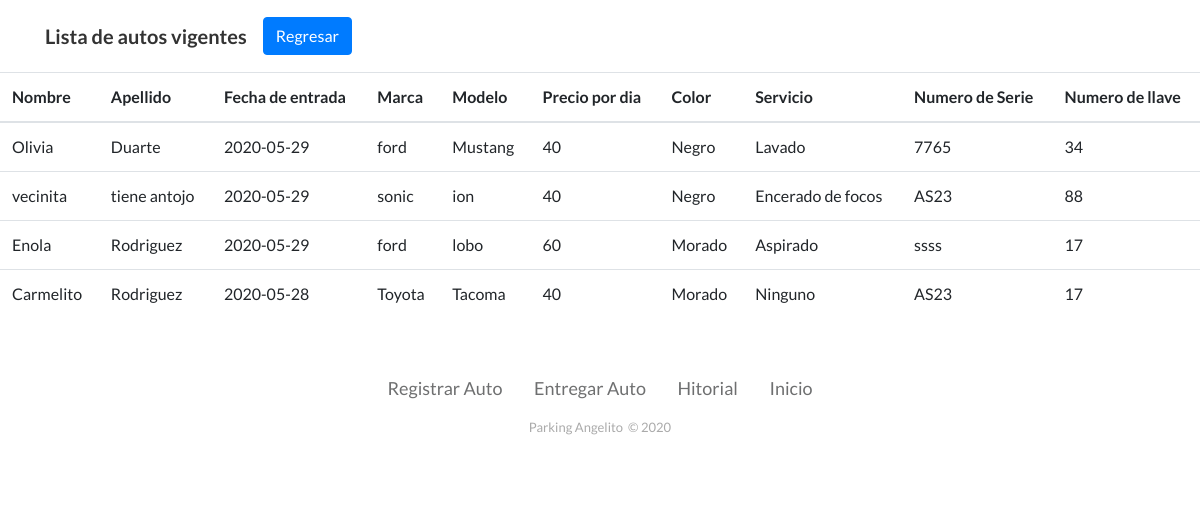
The page /lista_de_autos.php on the database its author committed.
### tables this page shows
CREATE TABLE `cliente` (
  `Cliente_ID` int(11) NOT NULL,
  `Nombre` varchar(50) NOT NULL,
  `Apellido` varchar(50) NOT NULL,
  `Fecha_in` date NOT NULL,
  `marca` varchar(50) NOT NULL,
  `modelo` varchar(50) NOT NULL,
  `precio_id` int(11) NOT NULL,
  `color` varchar(50) NOT NULL,
  `Servicio_ID_fk` int(10) NOT NULL,
  `NumSerie` varchar(4) NOT NULL,
  `Num_key` varchar(50) NOT NULL,
  `estado` tinyint(1) NOT NULL
);

CREATE TABLE `precio` (
  `id_precio` int(11) NOT NULL,
  `costo` int(11) NOT NULL
);

CREATE TABLE `servicios` (
  `Id_servicio` int(10) NOT NULL,
  `Nom_Serv` varchar(50) NOT NULL,
  `precio_s` int(11) NOT NULL
);

### lista_de_autos.php (the view, shortened to what this page needs)
<!DOCTYPE html>
<html>
<head>
    <link rel="stylesheet" href="assets/bootstrap/css/bootstrap.min.css">
    <link rel="stylesheet" href="assets/fonts/font-awesome.min.css">
    <link rel="stylesheet" href="assets/fonts/ionicons.min.css">
    <link rel="stylesheet" href="assets/css/Features-Boxed.css">
    <link rel="stylesheet" href="assets/css/Footer-Basic.css">
    <link rel="stylesheet" href="assets/css/Login-Form-Dark.css">
    <link rel="stylesheet" href="assets/css/Navigation-with-Search.css">
</head>
<body>
    <nav class="navbar navbar-light navbar-expand-md navigation-clean-search">
        <div class="container"><a class="navbar-brand" href="#">Lista de autos vigentes</a><a class="btn btn-primary float-right"
                role="button" href="home.php">Regresar</a>
        </div>
    </nav>
    <div class="table-responsive">
        <table class="table">
            <thead>
                <tr>
                <th>Nombre</th>
                    <th>Apellido</th>
                    <th>Fecha de entrada</th>
                    <th>Marca</th>
                    <th>Modelo</th>
                    <th>Precio por dia</th>
                    <th>Color</th>
                    <th>Servicio</th>
                    <th>Numero de Serie</th>
                    <th>Numero de llave</th>
                </tr>
            </thead>
            <?php
                        $conexion =  new mysqli("localhost","omdprofx_eduardogutierrez","Edu25519","omdprofx_eduardogutierrez-proyecto");
                        $query = "SELECT * FROM cliente inner join servicios on (Servicio_ID_fk= servicios.Id_servicio) join precio on (precio_id = precio.id_precio) where estado = 0";
                        $resultado = $conexion->query($query);
                        $salida="<tbody>";
                        if($resultado->num_rows>0)
                        {
                            while($fila = $resultado->fetch_assoc())
                            {
                                $salida.="<tr>
                                <td>".$fila['Nombre']."</td>
                                <td>".$fila['Apellido']."</td>
                                <td>".$fila['Fecha_in']."</td>
                                <td>".$fila['marca']."</td>
                                <td>".$fila['modelo']."</td>
                                <td>".$fila['costo']."</td>
                                <td>".$fila['color']."</td>
                                <td>".$fila['Nom_Serv']."</td>
                                <td>".$fila['NumSerie']."</td>
                                <td>".$fila['Num_key']."</td>
                                </tr>";
                            }
                        }
                        $salida.="</tbody></table>";
                        echo $salida;
                    ?>
    </div>
    <div class="footer-basic">
        <footer>
            <ul class="list-inline">
                <li class="list-inline-item"><a href="registrar_auto.php">Registrar Auto</a></li>
                <li class="list-inline-item"><a href="entregar_auto.php">Entregar Auto</a></li>
                <li class="list-inline-item"><a href="historial_de_autos.php">Hitorial</a></li>
                <li class="list-inline-item"><a href="home.php">Inicio</a></li>
            </ul>
            <p class="copyright">Parking Angelito &nbsp;© 2020</p>
        </footer>
    </div>
</body>
</html>

### assets/css/Navigation-with-Search.css (style rules this page uses)
.navigation-clean-search { background: #fff; padding-top: .75rem; padding-bottom: .75rem; color: #333; border-radius: 0; box-shadow: none; border: none; margin-bottom: 0; }
@media (min-width:768px) { .navigation-clean-search { padding-top: 1rem; padding-bottom: 1rem; } }
.navigation-clean-search .navbar-brand { font-weight: bold; color: inherit; }

### rows shown on the page
cliente: Nombre "Olivia", Apellido "Duarte", Fecha_in "2020-05-29", marca "ford", modelo "Mustang", precio.costo "40", color "Negro", Servicio_ID_fk.Nom_Serv "Lavado", NumSerie "7765", Num_key "34"
cliente: Nombre "vecinita", Apellido "tiene antojo", Fecha_in "2020-05-29", marca "sonic", modelo "ion", precio.costo "40", color "Negro", Servicio_ID_fk.Nom_Serv "Encerado de focos", NumSerie "AS23", Num_key "88"
cliente: Nombre "Enola", Apellido "Rodriguez", Fecha_in "2020-05-29", marca "ford", modelo "lobo", precio.costo "60", color "Morado", Servicio_ID_fk.Nom_Serv "Aspirado", NumSerie "ssss", Num_key "17"
cliente: Nombre "Carmelito", Apellido "Rodriguez", Fecha_in "2020-05-28", marca "Toyota", modelo "Tacoma", precio.costo "40", color "Morado", Servicio_ID_fk.Nom_Serv "Ninguno", NumSerie "AS23", Num_key "17"
